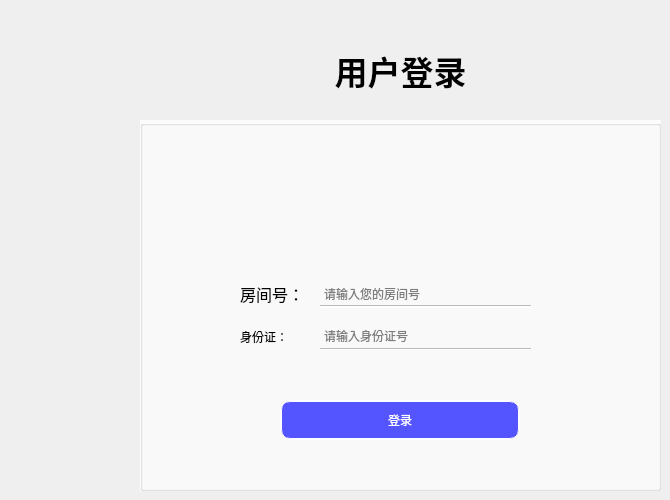
    <widget class="QWidget" name="page_2">
     <widget class="QLabel" name="label_4">
      <property name="geometry">
       <rect>
        <x>210</x>
        <y>40</y>
        <width>381</width>
        <height>61</height>
       </rect>
      </property>
      <property name="font">
       <font>
        <pointsize>25</pointsize>
        <weight>75</weight>
        <bold>true</bold>
       </font>
      </property>
      <property name="styleSheet">
       <string notr="true">background-color: rgb(255, 255, 255,0);</string>
      </property>
      <property name="text">
       <string>用户登录</string>
      </property>
      <property name="alignment">
       <set>Qt::AlignCenter</set>
      </property>
     </widget>
     <widget class="QGroupBox" name="groupBox">
      <property name="geometry">
       <rect>
        <x>140</x>
        <y>120</y>
        <width>521</width>
        <height>371</height>
       </rect>
      </property>
      <property name="styleSheet">
       <string notr="true">font: 16pt &quot;Agency FB&quot;;
background-color: rgb(255, 255, 255,80%);</string>
      </property>
      <property name="title">
       <string/>
      </property>
      <property name="alignment">
       <set>Qt::AlignCenter</set>
      </property>
      <widget class="QLineEdit" name="lineEdit_password">
       <property name="geometry">
        <rect>
         <x>180</x>
         <y>200</y>
         <width>211</width>
         <height>31</height>
        </rect>
       </property>
       <property name="statusTip">
        <string>输入您办理入住的身份证</string>
       </property>
       <property name="styleSheet">
        <string notr="true">font: 75 11pt &quot;等线&quot;;
border-radius:4px;padding:2px 2px;
background-color: rgb(255, 255, 255,0%);</string>
       </property>
       <property name="echoMode">
        <enum>QLineEdit::Password</enum>
       </property>
       <property name="placeholderText">
        <string>请输入身份证号</string>
       </property>
      </widget>
      <widget class="QLineEdit" name="lineEdit_account">
       <property name="geometry">
        <rect>
         <x>180</x>
         <y>158</y>
         <width>211</width>
         <height>31</height>
        </rect>
       </property>
       <property name="statusTip">
        <string>输入您的房间号</string>
       </property>
       <property name="styleSheet">
        <string notr="true">font: 75 11pt &quot;等线&quot;;
border-radius:4px;padding:2px 2px;
background-color: rgb(255, 255, 255,0%);</string>
       </property>
       <property name="text">
        <string/>
       </property>
       <property name="frame">
        <bool>false</bool>
       </property>
       <property name="placeholderText">
        <string>请输入您的房间号</string>
       </property>
      </widget>
      <widget class="QLabel" name="label_5">
       <property name="geometry">
        <rect>
         <x>100</x>
         <y>206</y>
         <width>71</width>
         <height>21</height>
        </rect>
       </property>
       <property name="styleSheet">
        <string notr="true">font: 12pt &quot;Agency FB&quot;;
background-color: rgb(255, 255, 255,0);</string>
       </property>
       <property name="text">
        <string>身份证：</string>
       </property>
      </widget>
      <widget class="QLabel" name="label_6">
       <property name="geometry">
        <rect>
         <x>100</x>
         <y>163</y>
         <width>71</width>
         <height>21</height>
        </rect>
       </property>
       <property name="font">
        <font>
         <family>Agency FB</family>
         <pointsize>12</pointsize>
         <weight>50</weight>
         <italic>false</italic>
         <bold>false</bold>
        </font>
       </property>
       <property name="styleSheet">
        <string notr="true">font: 12pt &quot;Agency FB&quot;;
background-color: rgb(255, 255, 255,0);</string>
       </property>
       <property name="text">
        <string>房间号：</string>
       </property>
      </widget>
      <widget class="QLabel" name="label_register_image">
       <property name="geometry">
        <rect>
         <x>220</x>
         <y>40</y>
         <width>81</width>
         <height>81</height>
        </rect>
       </property>
       <property name="styleSheet">
        <string notr="true">border-image: url(:/Resource/head_pic.png);
background-color: rgb(255, 255, 255,0);</string>
       </property>
       <property name="text">
        <string/>
       </property>
      </widget>
      <widget class="QPushButton" name="pushButton_land">
       <property name="geometry">
        <rect>
         <x>140</x>
         <y>280</y>
         <width>240</width>
         <height>40</height>
        </rect>
       </property>
       <property name="cursor">
        <cursorShape>PointingHandCursor</cursorShape>
       </property>
       <property name="statusTip">
        <string>点击登录使用空调</string>
       </property>
       <property name="styleSheet">
        <string notr="true">QPushButton{
	border:2px groove rgb(255,255,255,0,0);border-radius:10px;padding:2px 4px;
	font: 12pt &quot;Adobe 黑体 Std R&quot;;
color:white;
	
	background-color: rgb(85, 85, 255);
}
QPushButton:hover{background-color: rgb(85, 85, 255,90)}
QPushButton:pressed{background-color: rgb(85, 85, 255,50)}


</string>
       </property>
       <property name="text">
        <string>登录</string>
       </property>
      </widget>
      <widget class="Line" name="line">
       <property name="geometry">
        <rect>
         <x>180</x>
         <y>185</y>
         <width>211</width>
         <height>3</height>
        </rect>
       </property>
       <property name="styleSheet">
        <string notr="true"/>
       </property>
       <property name="orientation">
        <enum>Qt::Horizontal</enum>
       </property>
      </widget>
      <widget class="Line" name="line_2">
       <property name="geometry">
        <rect>
         <x>180</x>
         <y>228</y>
         <width>211</width>
         <height>2</height>
        </rect>
       </property>
       <property name="styleSheet">
        <string notr="true"/>
       </property>
       <property name="orientation">
        <enum>Qt::Horizontal</enum>
       </property>
      </widget>
     </widget>
    </widget>
